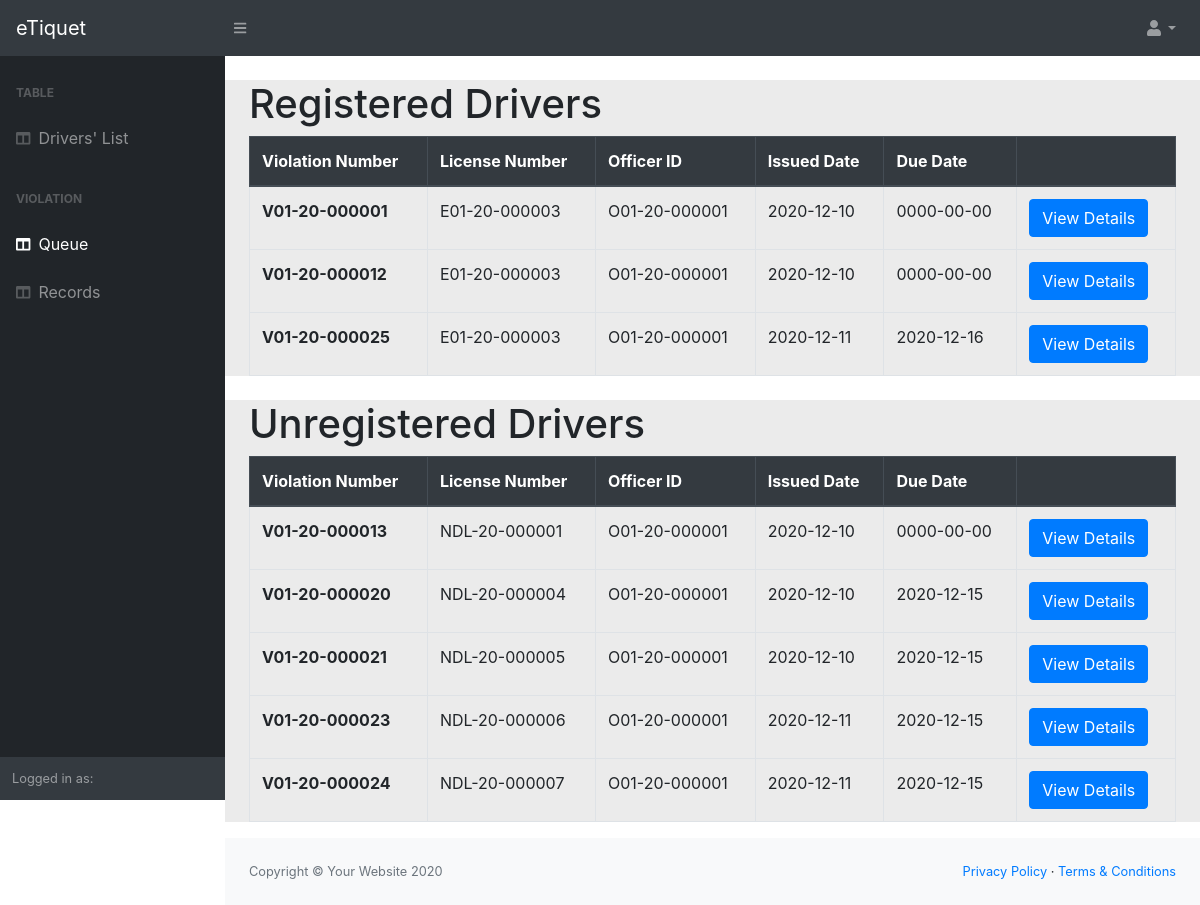
The app's page /dist/officeView/payQueue.php (signed in) with its own data.
### tables this page shows
CREATE TABLE `tbl_driverviolation` (
  `id` int(11) NOT NULL,
  `violationNumber` varchar(100) NOT NULL,
  `licenseNumber` varchar(100) NOT NULL,
  `staffID` varchar(100) NOT NULL,
  `violationID` varchar(100) NOT NULL,
  `plateNumber` varchar(100) NOT NULL,
  `name` varchar(100) NOT NULL,
  `apprehensionPlace` varchar(300) NOT NULL,
  `confiscatedItem` varchar(100) NOT NULL,
  `remarks` varchar(100) NOT NULL DEFAULT 'Unpaid',
  `issuedDate` date NOT NULL,
  `dueDate` date NOT NULL
);

CREATE TABLE `tbl_nodlviolation` (
  `id` int(11) NOT NULL,
  `violationNumber` varchar(100) NOT NULL,
  `staffID` varchar(100) NOT NULL,
  `violationID` varchar(100) NOT NULL,
  `noDriverLicenseNumber` varchar(100) NOT NULL,
  `plateNumber` varchar(100) NOT NULL,
  `apprehensionPlace` varchar(300) NOT NULL,
  `name` varchar(100) NOT NULL,
  `confiscatedItem` varchar(300) NOT NULL,
  `remarks` varchar(100) NOT NULL DEFAULT 'Unpaid',
  `issuedDate` date NOT NULL,
  `dueDate` date NOT NULL
);

### dist/officeView/payQueue.php (the view, shortened to what this page needs)
<?php
$conn = OpenCon();
?>
<!DOCTYPE html>
<html lang="en">
<head>
    <link href="../css/styles.css" rel="stylesheet" />
    <link href="https://cdn.datatables.net/1.10.20/css/dataTables.bootstrap4.min.css" rel="stylesheet" />
</head>
<body class="sb-nav-fixed">
    <nav class="sb-topnav navbar navbar-expand navbar-dark bg-dark">
        <a class="navbar-brand" href="driverTable.php">eTiquet</a>
        <button class="btn btn-link btn-sm order-1 order-lg-0" id="sidebarToggle" href="#"><i class="fas fa-bars"></i></button>
        <ul class="navbar-nav ml-auto ml-md-0">
            <li class="nav-item dropdown">
                <a class="nav-link dropdown-toggle" id="userDropdown" href="#" role="button" data-toggle="dropdown" aria-haspopup="true" aria-expanded="false"><i class="fas fa-user fa-fw"></i></a>
            </li>
        </ul>
    </nav>
    <div id="layoutSidenav">
        <div id="layoutSidenav_nav">
            <nav class="sb-sidenav accordion sb-sidenav-dark" id="sidenavAccordion">
                <div class="sb-sidenav-menu">
                    <div class="nav">
                        <div class="sb-sidenav-menu-heading">Table</div>
                        <a class="nav-link" href="driverTable.php">
                            <div class="sb-nav-link-icon"><i class="fas fa-columns"></i></div>
                            Drivers' List
                        </a>
                        <div class="sb-sidenav-menu-heading">Violation</div>
                        <a class="nav-link" href="payQueue.php">
                            <div class="sb-nav-link-icon"><i class="fas fa-columns"></i></div>
                            Queue
                        </a>
                        <a class="nav-link" href="violationRec.php">
                            <div class="sb-nav-link-icon"><i class="fas fa-columns"></i></div>
                            Records
                        </a>
                    </div>
                </div>
                <div class="sb-sidenav-footer">
                    <div class="small">Logged in as:</div>
                </div>
            </nav>
        </div>
        <div id="layoutSidenav_content">
            <main>
                <div class="container-fluid" style="background-color: rgb(235, 235, 235);">
                    <h1 class="mt-4">Registered Drivers</h1>
                    <table class="table table-bordered" id="dataTable" width="100%" cellspacing="0">
                        <thead class="thead-dark">
                            <tr>
                                <th scope="col">Violation Number</th>
                                <th scope="col">License Number</th>
                                <th scope="col">Officer ID</th>
                                <th scope="col">Issued Date</th>
                                <th scope="col">Due Date</th>
                                <th scope="col"></th>
                            </tr>
                        </thead>
                        <tbody>
                            <?php
                            $sql = "select * from tbl_driverviolation where remarks = 'unpaid';";
                            $result = mysqli_query($conn, $sql);
                            $rows = array();
                            $ctr = 0;
                            $violationNum = "";
                            while ($r = mysqli_fetch_assoc($result)) {
                                $rows[] = $r;
                                if (!(strcmp($violationNum, $rows[$ctr]["violationNumber"]) == 0)) {
                            ?>
                                    <tr>
                                        <th scope="row"><?php echo $rows[$ctr]["violationNumber"]; ?>
                                        </th>
                                        <td><?php echo $rows[$ctr]["licenseNumber"]; ?></td>
                                        <td><?php echo $rows[$ctr]["staffID"]; ?></td>
                                        <td><?php echo $rows[$ctr]["issuedDate"]; ?></td>
                                        <td><?php echo $rows[$ctr]["dueDate"]; ?></td>
                                        <td>
                                            <button id=' ' value='' data-toggle="modal" data-target=<?php echo '\'#' . $rows[$ctr]["violationNumber"] . '\''; ?> type='button' class="btn btn-primary">View Details</button>
                                        <?php
                                    }
                                        ?>
                                        </td>
                                    </tr>
                                <?php
                                $violationNum = $rows[$ctr]["violationNumber"];
                                $ctr++;
                            }
                                ?>
                        </tbody>
                    </table>
                </div>
                <div class="container-fluid" style="background-color: rgb(235, 235, 235);">
                    <h1 class="mt-4">Unregistered Drivers</h1>
                    <table class="table table-bordered" id="dataTable" width="100%" cellspacing="0">
                        <thead class="thead-dark">
                            <tr>
                                <th scope="col">Violation Number</th>
                                <th scope="col">License Number</th>
                                <th scope="col">Officer ID</th>
                                <th scope="col">Issued Date</th>
                                <th scope="col">Due Date</th>
                                <th scope="col"></th>
                            </tr>
                        </thead>
                        <tbody>
                            <?php
                            $sql = "select * from tbl_nodlviolation where remarks = 'unpaid';";
                            $result = mysqli_query($conn, $sql);
                            $rows = array();
                            $ctr = 0;
                            $violationNum = "";
                            while ($r = mysqli_fetch_assoc($result)) {
                                $rows[] = $r;
                                if (!(strcmp($violationNum, $rows[$ctr]["violationNumber"]) == 0)) {
                            ?>
                                    <tr>
                                        <th scope="row"><?php echo $rows[$ctr]["violationNumber"]; ?>
                                        </th>
                                        <td><?php echo $rows[$ctr]["noDriverLicenseNumber"]; ?></td>
                                        <td><?php echo $rows[$ctr]["staffID"]; ?></td>
                                        <td><?php echo $rows[$ctr]["issuedDate"]; ?></td>
                                        <td><?php echo $rows[$ctr]["dueDate"]; ?></td>
                                        <td>
                                            <button id=' ' value='' data-toggle="modal" data-target=<?php echo '\'#' . $rows[$ctr]["violationNumber"] . '\''; ?> type='button' class="btn btn-primary">View Details</button>
                                        <?php
                                    }
                                        ?>
                                        </td>
                                    </tr>
                                <?php
                                $violationNum = $rows[$ctr]["violationNumber"];
                                $ctr++;
                            }
                                ?>
                        </tbody>
                    </table>
                </div>
            </main>
            <footer class="py-4 bg-light mt-auto">
                <div class="container-fluid">
                    <div class="d-flex align-items-center justify-content-between small">
                        <div class="text-muted">Copyright &copy; Your Website 2020</div>
                        <div>
                            <a href="#">Privacy Policy</a>
                            &middot;
                            <a href="#">Terms &amp; Conditions</a>
                        </div>
                    </div>
                </div>
            </footer>
        </div>
    </div>
</body>
</html>

### records on screen
tbl_driverviolation: violationNumber "V01-20-000001", licenseNumber "E01-20-000003", staffID "O01-20-000001", issuedDate "2020-12-10", dueDate "0000-00-00"
tbl_driverviolation: violationNumber "V01-20-000012", licenseNumber "E01-20-000003", staffID "O01-20-000001", issuedDate "2020-12-10", dueDate "0000-00-00"
tbl_driverviolation: violationNumber "V01-20-000025", licenseNumber "E01-20-000003", staffID "O01-20-000001", issuedDate "2020-12-11", dueDate "2020-12-16"
tbl_nodlviolation: violationNumber "V01-20-000013", noDriverLicenseNumber "NDL-20-000001", staffID "O01-20-000001", issuedDate "2020-12-10", dueDate "0000-00-00"
tbl_nodlviolation: violationNumber "V01-20-000020", noDriverLicenseNumber "NDL-20-000004", staffID "O01-20-000001", issuedDate "2020-12-10", dueDate "2020-12-15"
tbl_nodlviolation: violationNumber "V01-20-000021", noDriverLicenseNumber "NDL-20-000005", staffID "O01-20-000001", issuedDate "2020-12-10", dueDate "2020-12-15"
tbl_nodlviolation: violationNumber "V01-20-000023", noDriverLicenseNumber "NDL-20-000006", staffID "O01-20-000001", issuedDate "2020-12-11", dueDate "2020-12-15"
tbl_nodlviolation: violationNumber "V01-20-000024", noDriverLicenseNumber "NDL-20-000007", staffID "O01-20-000001", issuedDate "2020-12-11", dueDate "2020-12-15"
